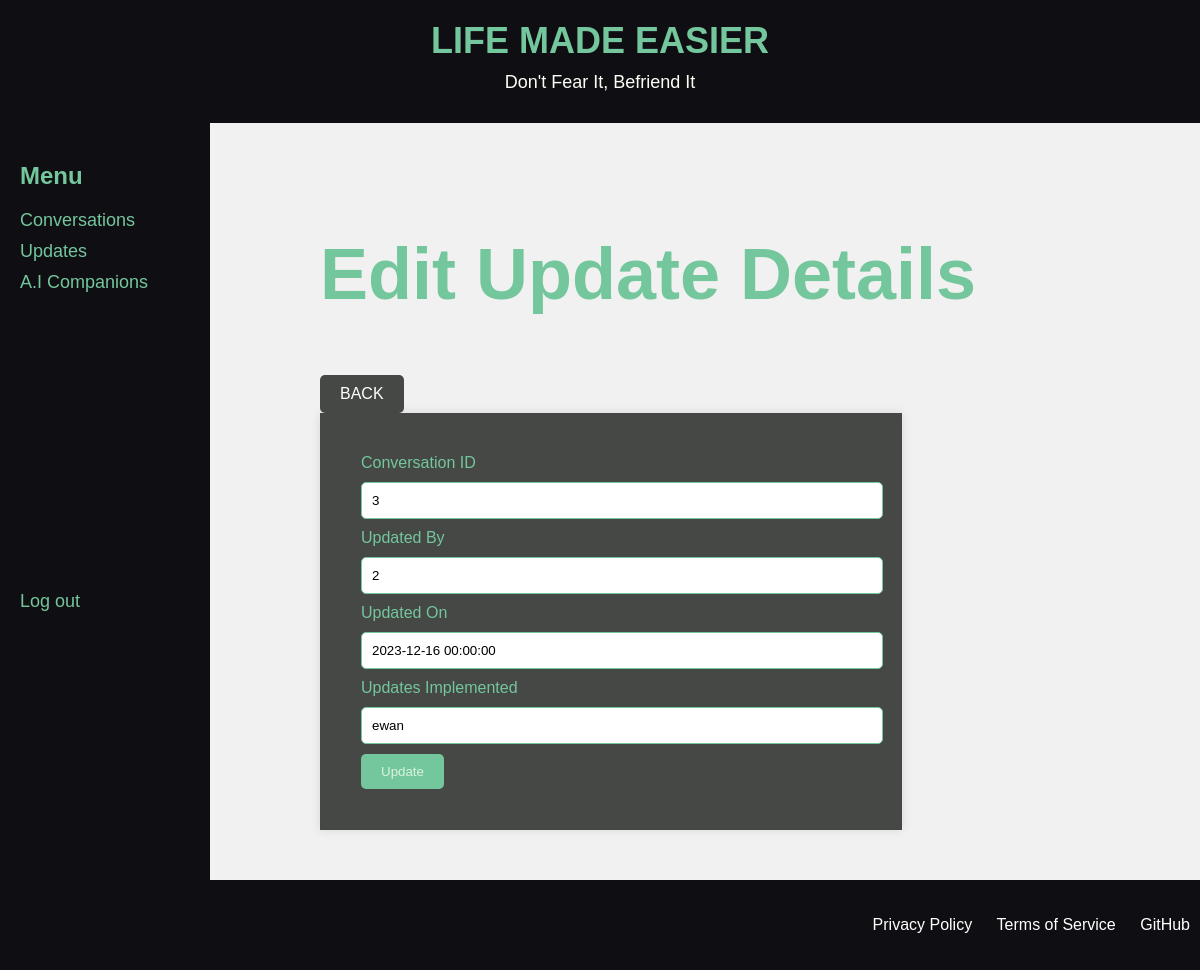
/updates_edit.php?id=3, run on an earlier commit of the app's database.
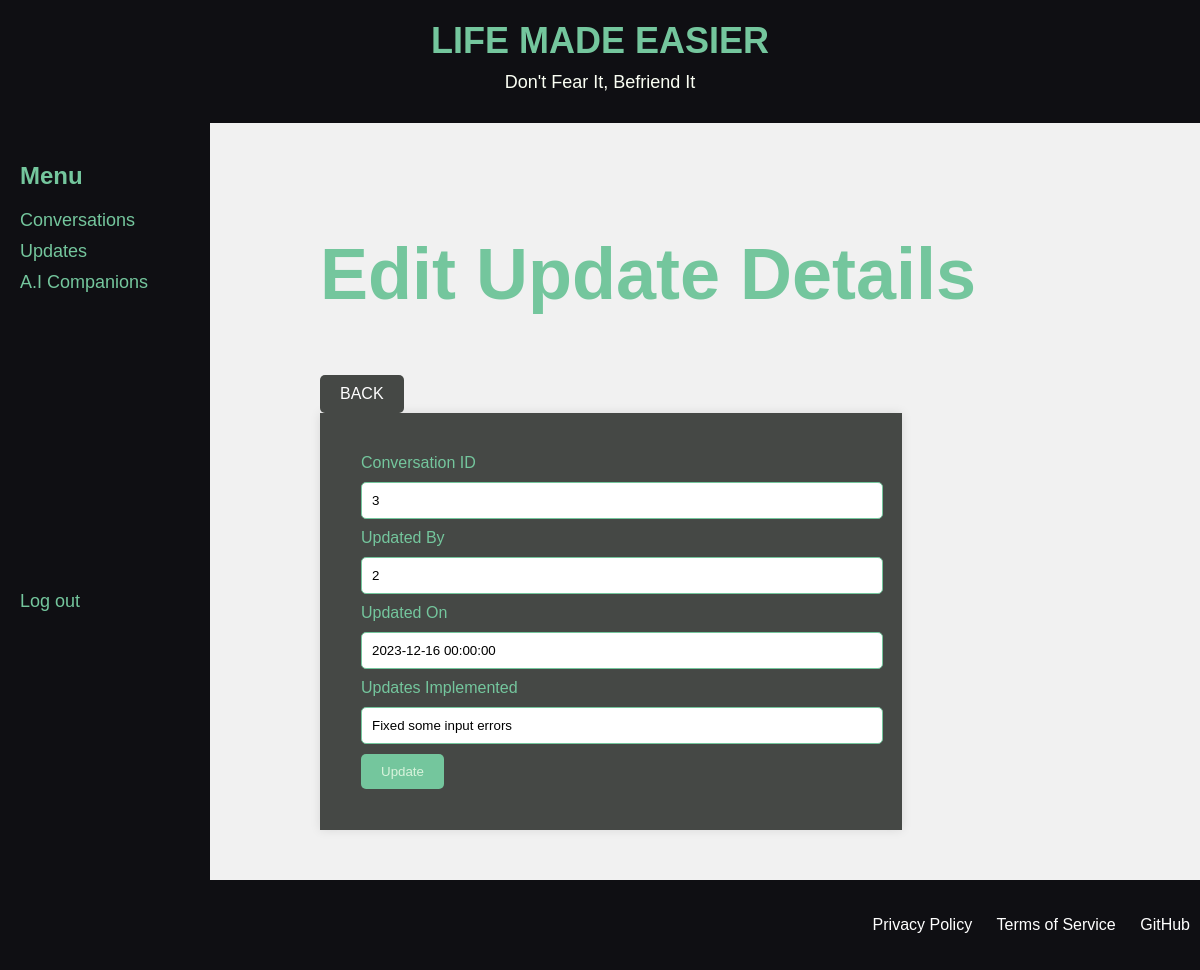
And on a later commit of the database.
### tables this page shows
CREATE TABLE `conversations_updates` (
  `id` int NOT NULL AUTO_INCREMENT,
  `conversation_id` int NOT NULL,
  `updated_by` int NOT NULL,
  `updated_on` datetime NOT NULL,
  `updates_implemented` longtext NOT NULL,
  PRIMARY KEY (`id`),
  KEY `'fk_convo_id'_idx` (`conversation_id`),
  KEY `'fk_updated_by'_idx` (`updated_by`),
  CONSTRAINT `'fk_convo_id'` FOREIGN KEY (`conversation_id`) REFERENCES `ai_conversations` (`id`),
  CONSTRAINT `'fk_updated_by'` FOREIGN KEY (`updated_by`) REFERENCES `employees` (`idemployees`)
);

### updates.php (called while the page is built, shortened)
<?php
class Updates {
    private $db;
    public function __construct($db) {
        $this->db = $db;
    }
    public function read($id) {
        try {
            $connection = $this->db->getConnection();
            $sql = "SELECT * FROM mydb.conversations_updates WHERE id = :id";
            $stmt = $connection->prepare($sql);
            $stmt->bindValue(':id', $id);
            $stmt->execute();
            $updateData = $stmt->fetch(PDO::FETCH_ASSOC);
            return $updateData;
        } catch (PDOException $e) {
            echo "Error: " . $e->getMessage();
            throw $e;
        }
    }
}
?>

### updates_edit.php (the view, shortened to what this page needs)
<?php
include_once("updates.php");
if (isset($_GET['id'])) {
    $id = $_GET['id'];
    $db = new Database();
    $updates = new Updates($db);
    $updates_Data = $updates->read($id);
}
?>
<!DOCTYPE html>
<html>
<head>
    <link rel="stylesheet" type="text/css" href="styles.css">
</head>
<body>
    <?php include('navbar.php'); ?>
    <div class="content">
    <h2>Edit Update Details</h2>
    <a class="button-link" href="updates.view.php">BACK</a>
    <form action="" method="post">
        <label for="conversation_id">Conversation ID</label>
        <input type="text" name="conversation_id" id="conversation_id" value="<?php echo $updates_Data['conversation_id']; ?>">
        <label for="updated_by">Updated By</label>
        <input type="text" name="updated_by" id="updated_by" value="<?php echo $updates_Data['updated_by']; ?>">
        <label for="updated_on">Updated On</label>
        <input type="text" name="updated_on" id="updated_on" value="<?php echo $updates_Data['updated_on']; ?>">
        <label for="updates_implemented">Updates Implemented</label>
        <input type="text" name="updates_implemented" id="updates_implemented" value="<?php echo $updates_Data['updates_implemented']; ?>">
        <input type="submit" value="Update">
    </form>
    </div>
</body>
</html>

What changed in the data, as far as the page shows it:
changed conversations_updates: updates_implemented "ewan" → "Fixed some input errors"
